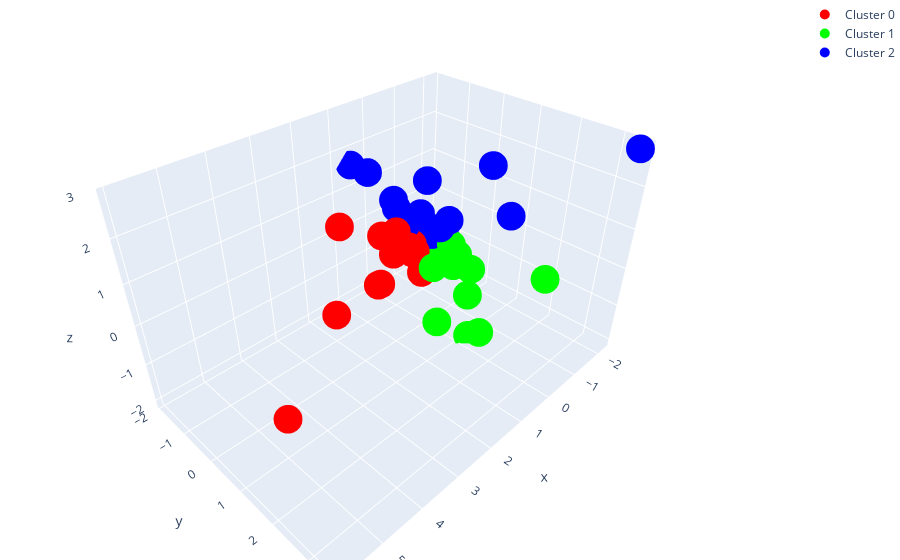

Notebook source saved alongside this figure:
### Code cell
# membuat visualisasi 3D untuk setiap klaster
# klaster 1
Cluster0= go.Scatter3d(
        x=df_pca_3[df_pca_3['cluster']==0]['PC1'],
        y=df_pca_3[df_pca_3['cluster']==0]['PC2'],
        z=df_pca_3[df_pca_3['cluster']==0]['PC3'],
        mode="markers",
        marker=dict(
                    size=10,
                    color="rgb(255,0,0)",
        ),
        name="Cluster 0"
)

#klaster 2
Cluster1= go.Scatter3d(
        x=df_pca_3[df_pca_3['cluster']==1]['PC1'],
        y=df_pca_3[df_pca_3['cluster']==1]['PC2'],
        z=df_pca_3[df_pca_3['cluster']==1]['PC3'],
        mode="markers",
        marker=dict(
                    size=10,
                    color="rgb(0,255,0)",
        ),
        name="Cluster 1"
)

# klaster 3
Cluster2= go.Scatter3d(
        x=df_pca_3[df_pca_3['cluster']==2]['PC1'],
        y=df_pca_3[df_pca_3['cluster']==2]['PC2'],
        z=df_pca_3[df_pca_3['cluster']==2]['PC3'],
        mode="markers",
        marker=dict(
                    size=10,
                    color="rgb(0,0,255)",
        ),
        name="Cluster 2"
)


data_plot_km=[Cluster0,Cluster1,Cluster2]

# membuat plot
layout = go.Layout(
    margin=dict(l=0, r=0, b=0, t=0))

fig=go.Figure(data = data_plot_km, layout = layout)
iplot(fig)

### Figure 1 — Plotly figure (JSON) as saved in the notebook; plotly's stock layout.template omitted (floating-point values rounded to 4 significant figures)
{"data": [{"marker": {"color": "rgb(255,0,0)", "size": 10}, "mode": "markers", "name": "Cluster 0", "type": "scatter3d", "x": [-0.2715, 0.01298, 1.4, 0.05183, 2.877, 1.671, 5.87, 0.2566, 0.6071, 1.523, 0.8172, 0.1496, 0.18, 0.09527], "y": [-0.4152, -0.4726, -0.1049, -0.3406, 0.1219, -1.095, 2.525, -0.7616, -0.5041, -0.05238, -0.6685, -0.03535, -0.4286, -0.3761], "z": [-0.4978, -0.1106, -0.3724, -0.2379, -0.2954, 0.7885, 0.7075, 0.2058, -0.1362, -0.3152, 0.375, -0.6362, -0.09109, -0.2826]}, {"marker": {"color": "rgb(0,255,0)", "size": 10}, "mode": "markers", "name": "Cluster 1", "type": "scatter3d", "x": [-0.1326, -0.2167, -0.5919, -0.1672, 0.3676, -0.2059, -0.6818, -0.9119, -0.03357, -1.312, -0.7422, -0.9276, -0.8611, -1.105], "y": [-0.1807, 1.172, 2.775, 1.52, 0.6882, -0.1108, 0.1338, 0.1437, 0.1591, -0.164, 0.6704, 0.02318, -0.5945, 0.4321], "z": [-0.6615, -2.046, 0.1985, -1.723, -1.58, -0.4466, -0.1666, -0.5767, -0.5009, -0.8756, -1.395, -0.9337, -0.4818, -0.9285]}, {"marker": {"color": "rgb(0,0,255)", "size": 10}, "mode": "markers", "name": "Cluster 2", "type": "scatter3d", "x": [-0.391, -0.7063, -0.7324, -2.17, -0.401, -0.8681, -0.9831, -0.4657, -0.0126, -0.1092, -0.2704, -0.5547, -0.2798, 0.5914, -0.4539, -0.01769, 0.1049], "y": [-0.5164, -0.06735, -0.01697, 3.483, 0.007163, 0.9922, 1.5, -0.302, -0.7248, -1.217, -0.6111, -0.7584, -0.5528, -1.9, -0.4824, -1.033, -1.859], "z": [-0.1687, -0.0821, 0.41, 2.851, 0.3548, 2.094, 1.033, 0.01372, 0.2841, 0.7154, 0.08162, 0.3615, 0.1917, 1.62, 1.364, 0.6138, 1.279]}], "layout": {"margin": {"b": 0, "l": 0, "r": 0, "t": 0}}}
